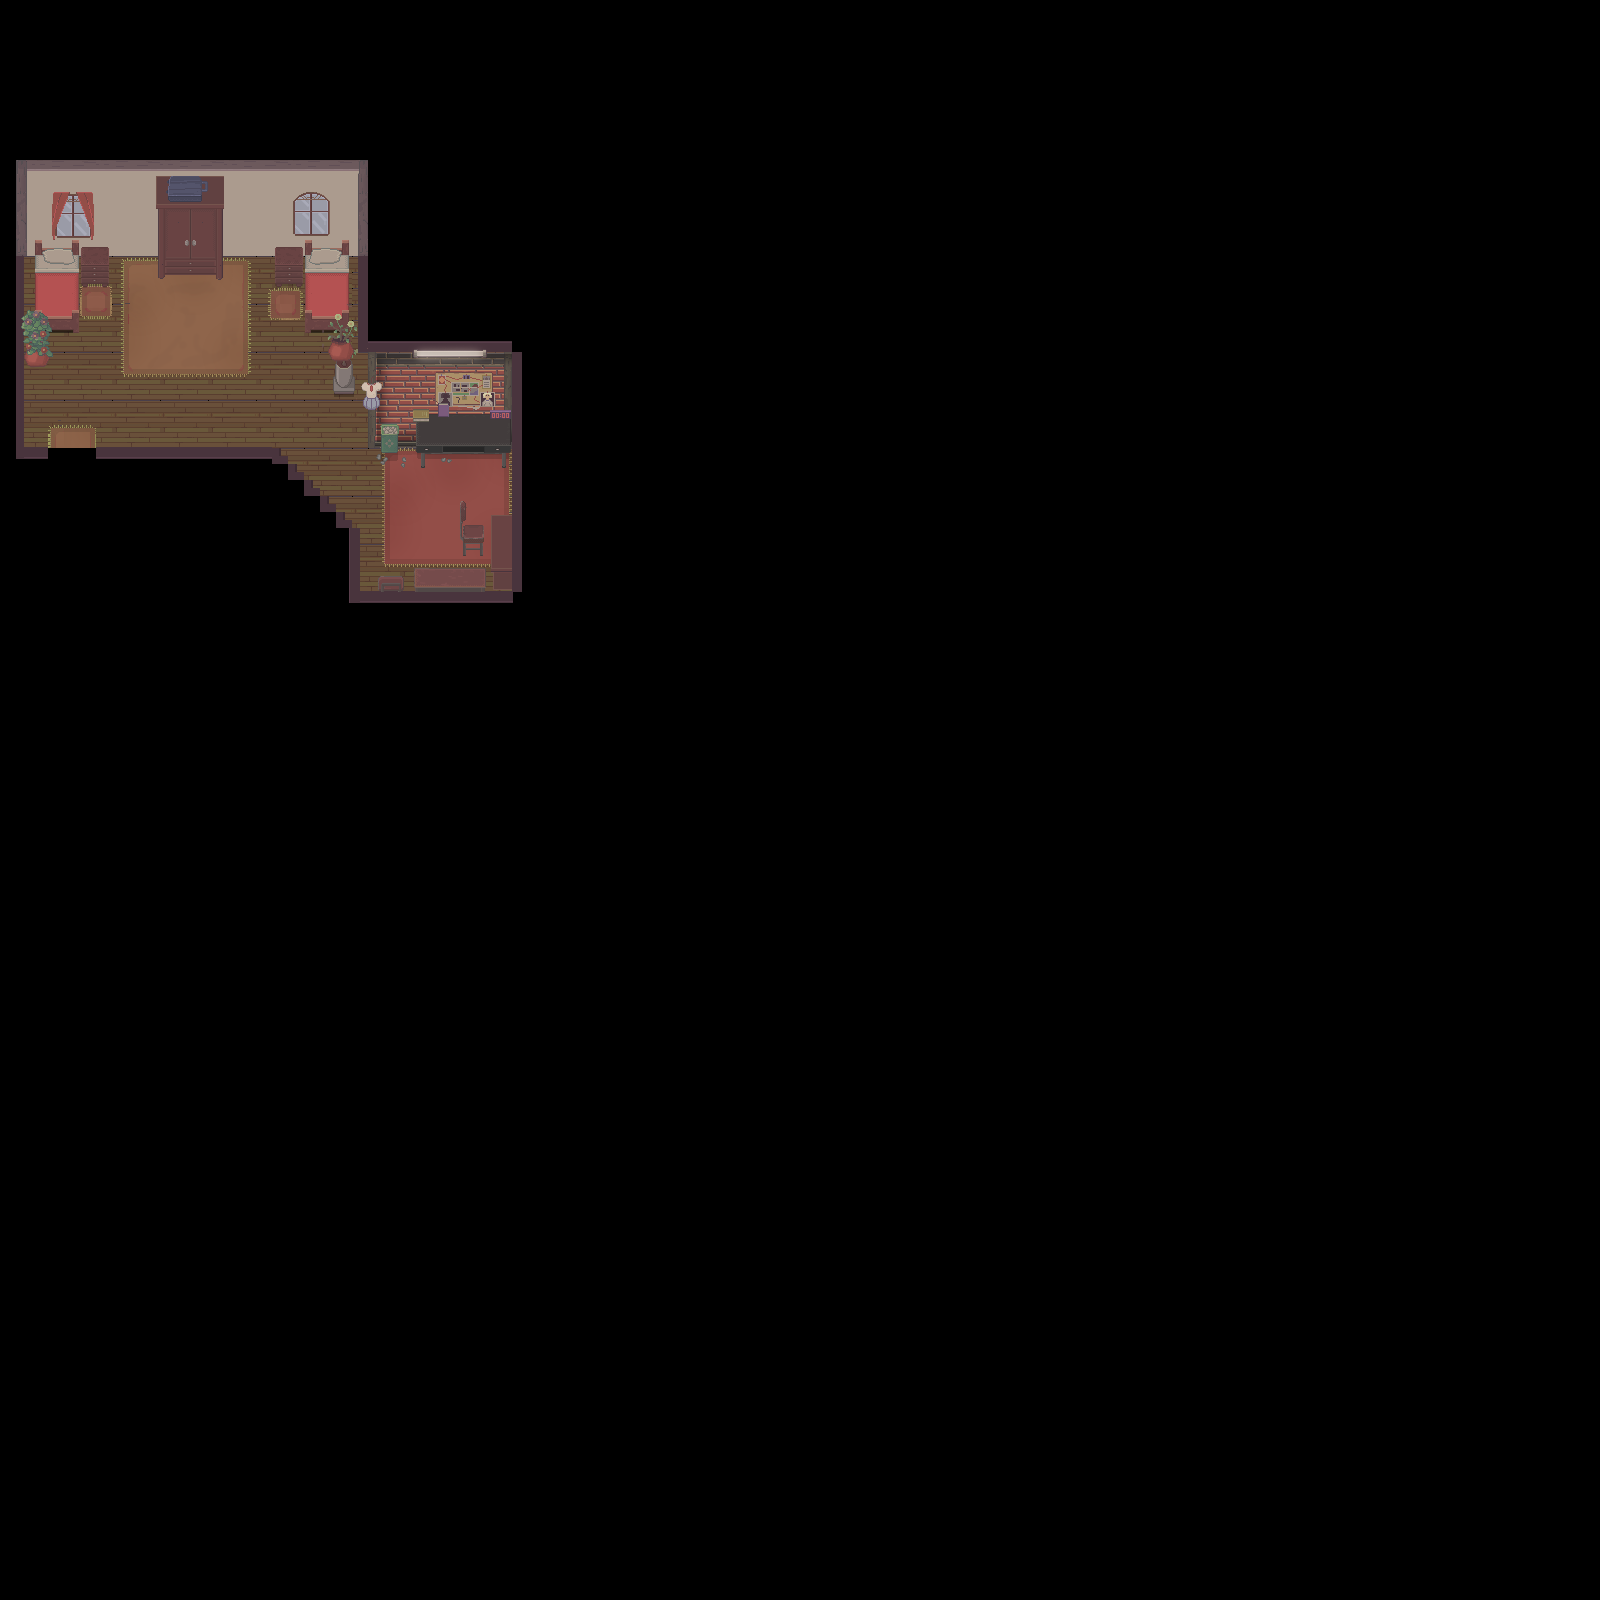

This is a level from a 2D game, rendered from its Tiled map with the project's own tilesets. A one-line summary and the map file follow, with tile-layer data summarised:
An orthogonal 100x100 tile map with 16x16 px tiles, 6 tile layers (Ground, Ground-deco, Walls, Wall-deco, ...), 6 tilesets.

<map version="1.10" tiledversion="1.10.2" orientation="orthogonal" renderorder="right-down" width="100" height="100" tilewidth="16" tileheight="16" infinite="0" nextlayerid="8" nextobjectid="1">
 <tileset firstgid="1" source="../Tilesets/A4.tsx" />
 <tileset firstgid="2161" source="../Tilesets/A5.tsx" />
 <tileset firstgid="3313" source="../Tilesets/Bonus.tsx" />
 <tileset firstgid="3638" source="../Tilesets/Inside_C.tsx" />
 <tileset firstgid="5942" source="../Tilesets/Inside_D.tsx" />
 <tileset firstgid="8246" source="../Tilesets/Inside_E.tsx" />
 <layer id="1" name="Ground" width="100" height="100">
  <data>[10000 cells, 369 non-empty, 9 distinct tile ids]</data>
 </layer>
 <layer id="6" name="Ground-deco" width="100" height="100">
  <data>[10000 cells, 162 non-empty, 156 distinct tile ids]</data>
 </layer>
 <layer id="2" name="Walls" width="100" height="100">
  <data>[10000 cells, 287 non-empty, 85 distinct tile ids]</data>
 </layer>
 <layer id="5" name="Wall-deco" width="100" height="100">
  <data>[10000 cells, 38 non-empty, 36 distinct tile ids]</data>
 </layer>
 <layer id="3" name="Inside#2" width="100" height="100">
  <data>[10000 cells, 156 non-empty, 130 distinct tile ids]</data>
 </layer>
 <layer id="4" name="Inside" width="100" height="100">
  <data>[10000 cells, 80 non-empty, 78 distinct tile ids]</data>
 </layer>
</map>
